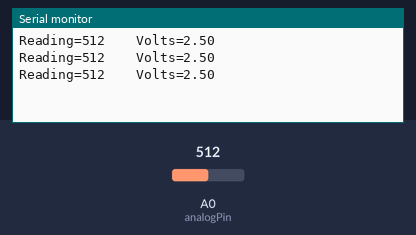
A sketch run on a simulated Arduino Uno, built with avr-gcc and run on an emulated ATmega328P. Shown: the last lines printed to the serial monitor. The inputs (shaded band) are chosen by the test bench; at power-on: A0 (analogPin) = 512.

Above: at 1.3 s.
1.4 s: A0 (analogPin) set to 716
At 1.9 s:
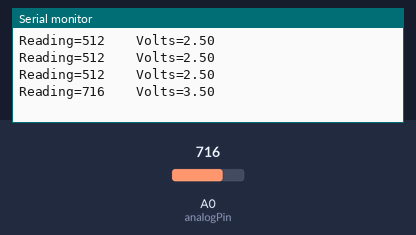
2.9 s: A0 (analogPin) set to 900
At 3.4 s:
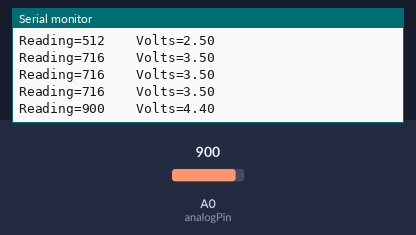
Timing chart, 0 to 5.9 s (numbered marks = the images above; inputs shaded):
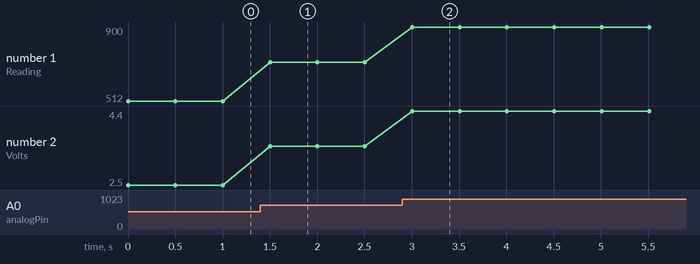

Measured:
- after the input at 1.4 s, the serial monitor: prints a new line after 0.10 s (image 1)
- after the input at 2.9 s, the serial monitor: prints a new line after 0.11 s (image 2)
- plotted number 1: 512 → 716 after the input at 1.4 s, 716 → 900 after the input at 2.9 s
- plotted number 2: 2.5 → 3.5 after the input at 1.4 s, 3.5 → 4.4 after the input at 2.9 s

The sketch:

sketch_06_09.ino
```cpp
//sketch 06-09

const int analogPin = 0;

void setup() {
  Serial.begin(9600);
}

void loop() {
  int reading = analogRead(analogPin);
  float voltage = reading / 204.6;
  Serial.print("Reading=");
  Serial.print(reading);
  Serial.print("\t\tVolts=");
  Serial.println(voltage);
  delay(500);
}
```
